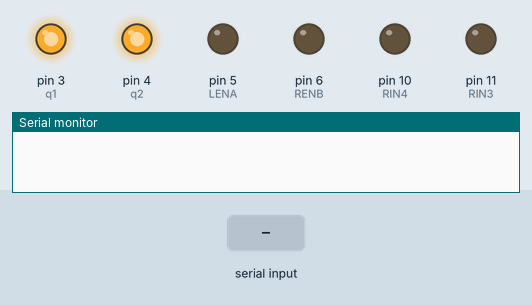
Recording of a sketch running on a simulated Arduino Uno, built with avr-gcc and run on an emulated ATmega328P. Parts: output pins drawn as LEDs (lit = HIGH), the last lines printed to the serial monitor. The test bench sets the inputs (shaded band). Pins used as bus, display or sensor lines are not drawn.

Above: at 1.2 s.
1.3 s: "F" received over Serial
At 2.5 s:
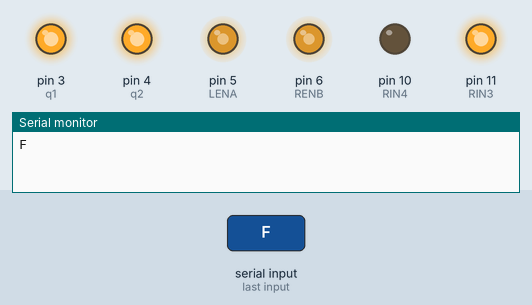
2.8 s: "B" received over Serial
At 3.8 s:
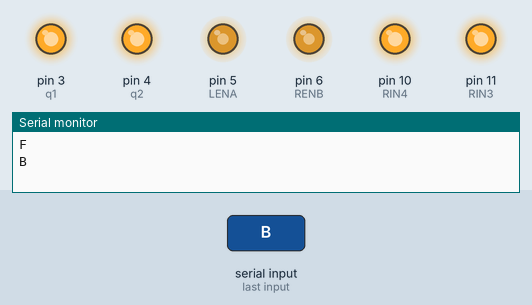
4.3 s: "G" received over Serial
At 4.9 s:
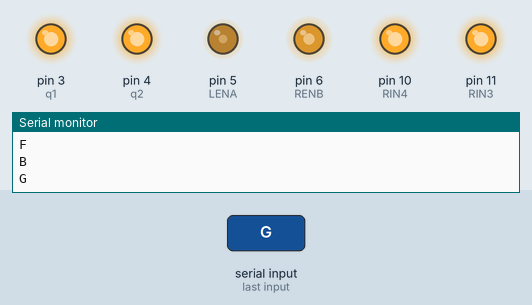
5.8 s: "I" received over Serial
At 6.1 s:
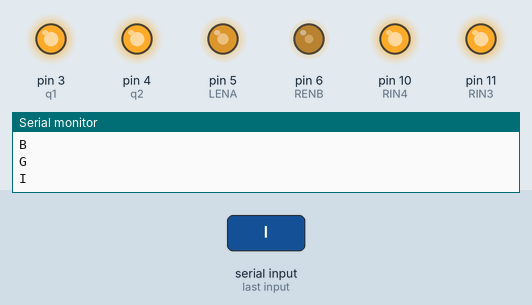
7.3 s: "S" received over Serial
At 8.4 s:
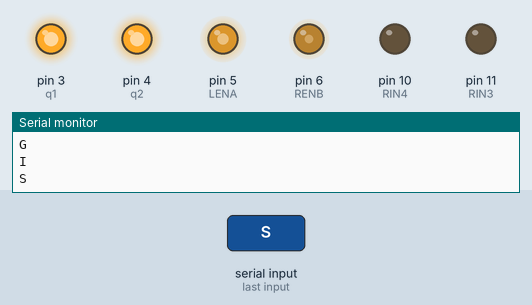
8.8 s: "H" received over Serial
At 9.6 s:
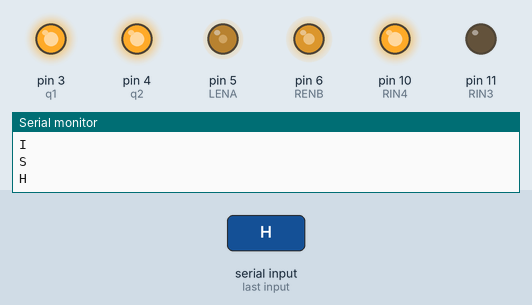
Timing chart, 0 to 11.3 s (numbered marks = the images above; inputs shaded):
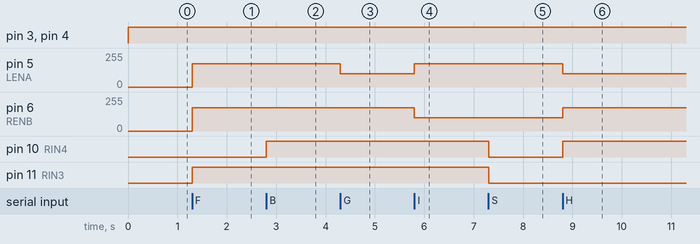

The sketch:

sketch_aug27a.ino
```cpp
char t;
int LIN1 = 13;
int LIN2 = 12;
int RIN3 = 11;
int RIN4 = 10;
int LENA = 5;
int RENB = 6;
int q1 = 3;
int q2 = 4;
int enSpeed = 100;

void setup() {
pinMode(LIN1,OUTPUT);
pinMode(LIN2,OUTPUT);
pinMode(RIN3,OUTPUT);
pinMode(RIN4,OUTPUT);
pinMode(LENA,OUTPUT);
pinMode(RENB,OUTPUT);
pinMode(q1,OUTPUT);
pinMode(q2,OUTPUT);
Serial.begin(9600);

}

void loop() {
if(Serial.available()){
  t = Serial.read();
  Serial.println(t);
}

digitalWrite(q1,HIGH);
digitalWrite(q2,HIGH);


if(t == 'F'){
  digitalWrite(LIN1,HIGH);
  analogWrite(LENA,175);
  digitalWrite(RIN3,HIGH);
  analogWrite(RENB,175);
}

else if(t == 'B'){
  digitalWrite(LIN2,HIGH);
  digitalWrite(RIN4,HIGH);
  analogWrite(LENA,175);
  analogWrite(RENB,175);
}

else if(t == 'L'){
  digitalWrite(RIN3,HIGH);
  analogWrite(RENB,175);
}

else if(t == 'R'){
  digitalWrite(LIN1,HIGH);
  analogWrite(LENA,175);
}

else if(t == 'G'){
  digitalWrite(RIN3,HIGH);
  digitalWrite(LIN1,HIGH);
  analogWrite(LENA,enSpeed);
  analogWrite(RENB,175);
}

else if(t == 'I'){
  digitalWrite(RIN3,HIGH);
  digitalWrite(LIN1,HIGH);
  analogWrite(RENB,enSpeed);
  analogWrite(LENA,175);
}

else if(t == 'H'){
  digitalWrite(RIN4,HIGH);
  digitalWrite(LIN2,HIGH);
  analogWrite(LENA,enSpeed);
  analogWrite(RENB,175);
}

else if(t == 'J'){
  digitalWrite(RIN4,HIGH);
  digitalWrite(LIN2,HIGH);
  analogWrite(RENB,enSpeed);
  analogWrite(LENA,175);
}

else if(t == 'S'){
  digitalWrite(13,LOW);
  digitalWrite(12,LOW);
  digitalWrite(11,LOW);
  digitalWrite(10,LOW);
}

}
```

Measured:
- after the input at 1.3 s, pin 5 (LENA), pin 6 (RENB): 0/255 → 175/255 at once; pin 11 (RIN3): LOW → HIGH at once
- after the input at 2.8 s, pin 10 (RIN4): LOW → HIGH at once
- after the input at 4.3 s, pin 5 (LENA): 175/255 → 100/255 at once
- after the input at 5.8 s, pin 5 (LENA): 100/255 → 175/255 at once; pin 6 (RENB): 175/255 → 100/255 at once
- after the input at 7.3 s, pin 10 (RIN4), pin 11 (RIN3): HIGH → LOW at once
- after the input at 8.8 s, pin 5 (LENA): 175/255 → 100/255 at once; pin 6 (RENB): 100/255 → 175/255 at once; pin 10 (RIN4): LOW → HIGH at once
